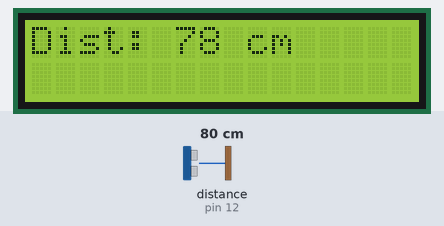
A sketch run on a simulated Arduino Uno, built with avr-gcc and run on an emulated ATmega328P. On the bench: 16×2 character LCD. Wiring (inferred from the names in the program): ultrasonic range finder: trigger pin 11; echo pin 12. The inputs (shaded band) are chosen by the test bench; at power-on: distance to the obstacle (sensor on pin 12) 80 cm. The echo pulse lasts 58.3 µs per cm; what the sketch prints to the serial monitor is not drawn.

Above: at 1.2 s.
1.3 s: distance to the obstacle (sensor on pin 12) set to 2 cm
At 3.7 s:
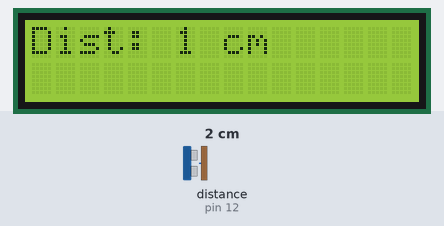
3.9 s: distance to the obstacle (sensor on pin 12) set to 4 cm
At 5.0 s:
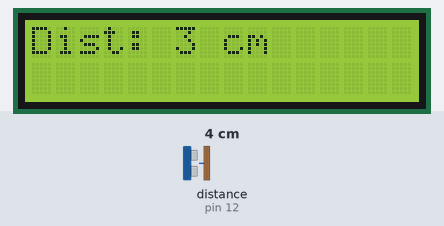
5.8 s: distance to the obstacle (sensor on pin 12) set to 9 cm
At 6.9 s:
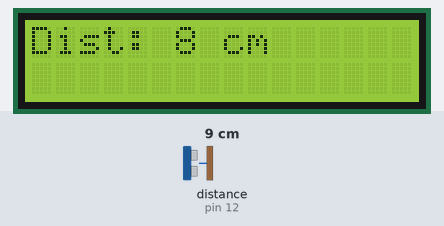
Timing chart, 0 to 8.8 s (numbered marks = the images above; inputs shaded):
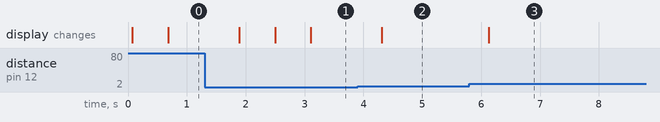

Measured:
- after the input at 1.3 s, the display: changes after 0.59 s (image 1)
- after the input at 3.9 s, the display: changes after 0.41 s (image 2)
- after the input at 5.8 s, the display: changes after 0.32 s (image 3)

The sketch:

HC-SR04_LCD.ino
```cpp
 /*
  * Name:         LCD_Test
  * Description:  Drive Ultrasonic Sensor HC-SR04 & Display distance on 16x2 LCD
  * Pin Setup:    Trig = Pin 11; Echo = Pin 12
  *               LCD RS pin to digital pin 10
  *               LCD Enable pin to digital pin 9
  *               LCD D4 pin to digital pin 5
  *               LCD D5 pin to digital pin 4
  *               LCD D6 pin to digital pin 3
  *               LCD D7 pin to digital pin 2
  *               LCD R/W pin to ground
  * Author:       Rakesh Mali
  */
    #include <LiquidCrystal.h> // includes the LiquidCrystal Library

    LiquidCrystal lcd(10, 9, 5, 4, 3, 2); // Creates an LCD object. Parameters: (rs, enable, d4, d5, d6, d7)
    const int trigPin = 11;
    const int echoPin = 12;
    const int LEDPin = 13;
    int maxRange = 300; // Maximum range needed
    int minRange = 0; // Minimum range needed
    long duration;
    int distanceCm;

    void setup()
    {
      Serial.begin (9600);
      lcd.begin(16,2); // Initializes the interface to the LCD screen, and specifies the dimensions (width and height) of the display

      pinMode(trigPin, OUTPUT);
      pinMode(echoPin, INPUT);
    }

    void loop()
    {
      // Clears the trigPin
      digitalWrite(trigPin, LOW);
      delayMicroseconds(2);
      // Sets the trigPin on HIGH state for 10 micro seconds
      digitalWrite(trigPin, HIGH);
      delayMicroseconds(10);
      digitalWrite(trigPin, LOW);
      // Reads the echoPin, returns the sound wave travel time in microseconds
      duration = pulseIn(echoPin, HIGH);

      distanceCm = duration*0.034/2;

      lcd.clear(); // Clears the display
      lcd.print("Dist: "); // Prints string "Distance" on the LCD

      if (distanceCm >= maxRange || distanceCm <= minRange)
      {
        distanceCm = -1;
        digitalWrite(LEDPin, HIGH);
        lcd.print("Error");
        lcd.setCursor(0,1);
        lcd.print("--Out Of Range--");
      } else {
        digitalWrite(LEDPin, LOW);
        lcd.print(distanceCm); // Prints the distance value from the sensor
        lcd.print(" cm");
      }

      Serial.println(distanceCm);
      delay(600);
    }
```
